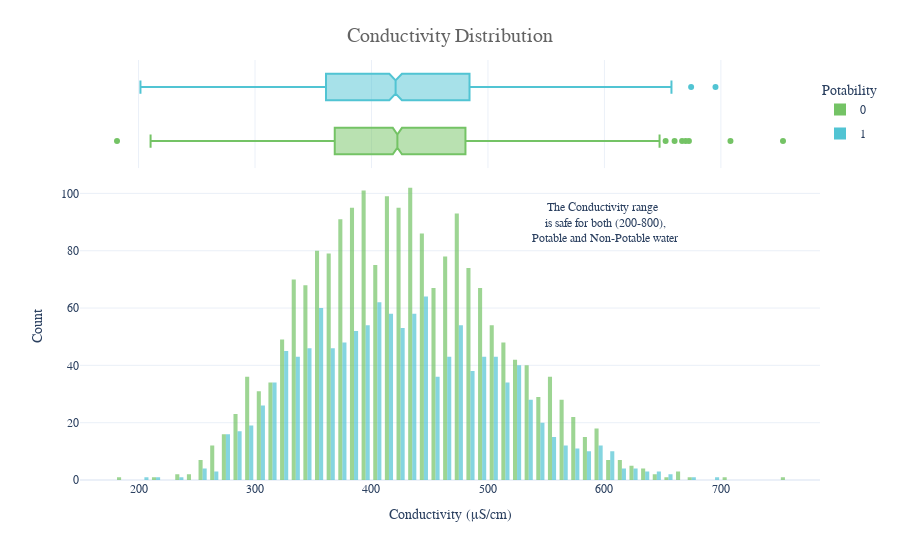

Source (notebook cell):
### Markdown cell above
##### For Conductivity:

### Code cell
fig =px.histogram(df,x='Conductivity',y=Counter(df['Conductivity']),color='Potability',template='plotly_white', 
 marginal='box',opacity=0.7,nbins=100,color_discrete_sequence=[colors_green[3],colors_blue[3]], 
 barmode='group',histfunc='count') 
fig.add_annotation(text='The Conductivity range <br> is safe for both (200-800),<br> Potable and Non-Potable water', 
 x=600,y=90,showarrow=False) 
fig.update_layout( 
 font_family='monospace', 
 title=dict(text='Conductivity Distribution',x=0.5,y=0.95, 
 font=dict(color=colors_dark[2],size=20)), 
 xaxis_title_text='Conductivity (μS/cm)', 
 yaxis_title_text='Count', 
 legend=dict(x=1,y=0.96,bordercolor=colors_dark[4],borderwidth=0,tracegroupgap=
5), 
 bargap=0.3, 
) 
fig.show()

### Figure 1 — Plotly figure (JSON) as saved in the notebook; plotly's stock layout.template omitted (floating-point values rounded to 4 significant figures; data arrays with more than 128 entries replaced by an {"elided": "..."} marker saying what was removed)
{"data": [{"alignmentgroup": "True", "bingroup": "x", "histfunc": "count", "hovertemplate": "Potability=0<br>Conductivity=%{x}<br>count=%{y}<extra></extra>", "legendgroup": "0", "marker": {"color": "#74C365", "opacity": 0.7, "pattern": {"shape": ""}}, "name": "0", "nbinsx": 100, "offsetgroup": "0", "orientation": "v", "showlegend": true, "type": "histogram", "x": {"elided": "1998 float values"}, "xaxis": "x", "y": {"elided": "1998 int values"}, "yaxis": "y"}, {"alignmentgroup": "True", "hovertemplate": "Potability=0<br>Conductivity=%{x}<extra></extra>", "legendgroup": "0", "marker": {"color": "#74C365"}, "name": "0", "notched": true, "offsetgroup": "0", "showlegend": false, "type": "box", "x": {"elided": "1998 float values"}, "xaxis": "x2", "yaxis": "y2"}, {"alignmentgroup": "True", "bingroup": "x", "histfunc": "count", "hovertemplate": "Potability=1<br>Conductivity=%{x}<br>count=%{y}<extra></extra>", "legendgroup": "1", "marker": {"color": "#51C4D3", "opacity": 0.7, "pattern": {"shape": ""}}, "name": "1", "nbinsx": 100, "offsetgroup": "1", "orientation": "v", "showlegend": true, "type": "histogram", "x": {"elided": "1278 float values"}, "xaxis": "x", "y": {"elided": "1278 int values"}, "yaxis": "y"}, {"alignmentgroup": "True", "hovertemplate": "Potability=1<br>Conductivity=%{x}<extra></extra>", "legendgroup": "1", "marker": {"color": "#51C4D3"}, "name": "1", "notched": true, "offsetgroup": "1", "showlegend": false, "type": "box", "x": {"elided": "1278 float values"}, "xaxis": "x2", "yaxis": "y2"}], "layout": {"annotations": [{"showarrow": false, "text": "The Conductivity range <br> is safe for both (200-800),<br> Potable and Non-Potable water", "x": 600, "y": 90}], "bargap": 0.3, "barmode": "group", "font": {"family": "monospace"}, "legend": {"bordercolor": "#DADADA", "borderwidth": 0, "title": {"text": "Potability"}, "tracegroupgap": 5, "x": 1, "y": 0.96}, "margin": {"t": 60}, "title": {"font": {"color": "#636363", "size": 20}, "text": "Conductivity Distribution", "x": 0.5, "y": 0.95}, "xaxis": {"anchor": "y", "domain": [0, 1], "title": {"text": "Conductivity (μS/cm)"}}, "xaxis2": {"anchor": "y2", "domain": [0, 1], "matches": "x", "showgrid": true, "showticklabels": false}, "yaxis": {"anchor": "x", "domain": [0, 0.7326], "title": {"text": "Count"}}, "yaxis2": {"anchor": "x2", "domain": [0.7426, 1], "matches": "y2", "showgrid": false, "showline": false, "showticklabels": false, "ticks": ""}}}
